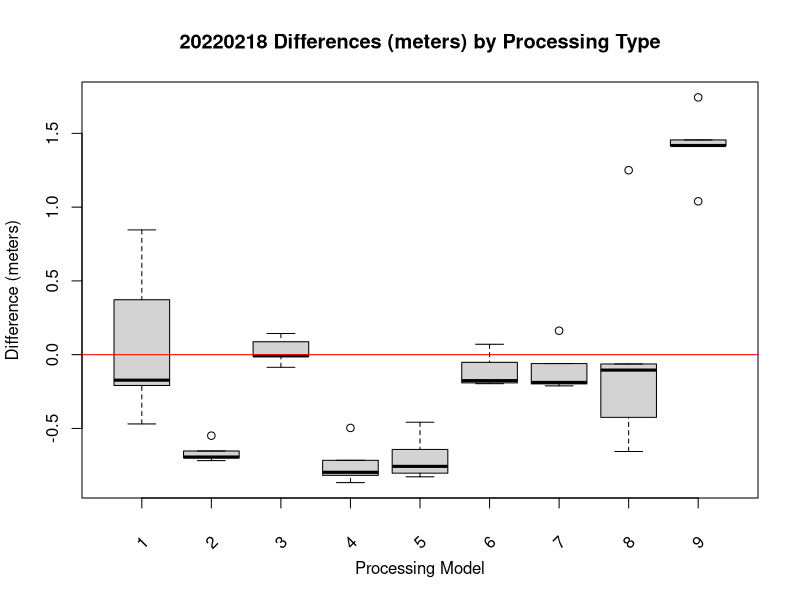
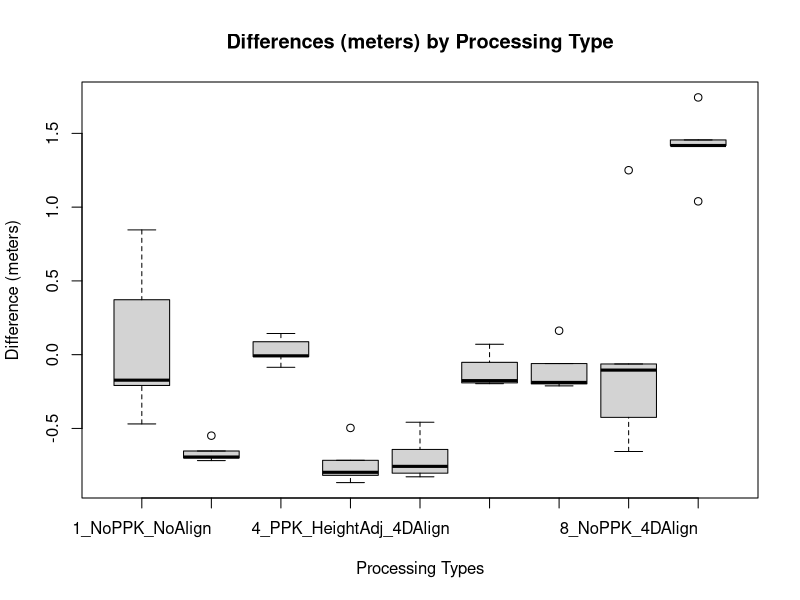
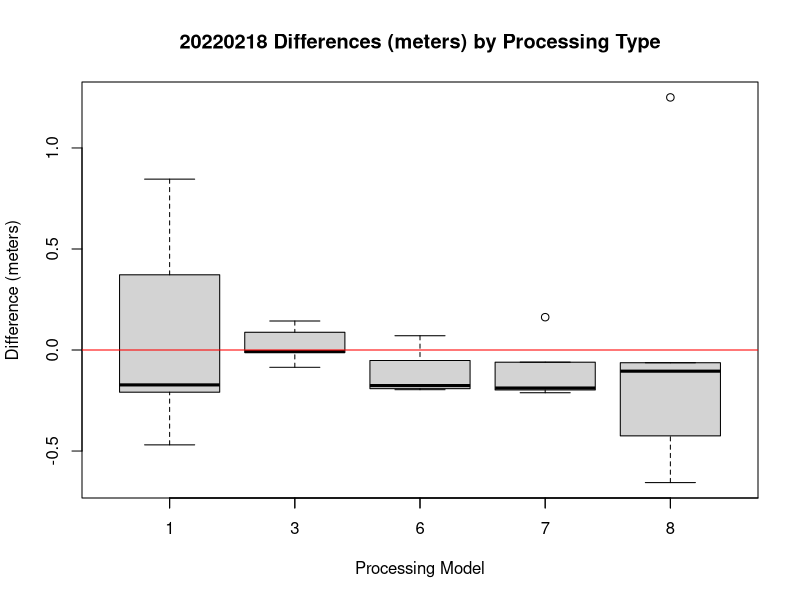

Reproduce these figures in R, in order.
# This code is the first step to analyzing how the different processing types perform for accurately
# capturing 
proc.type <- c(rep('1_NoPPK_NoAlign',5),rep('2_PPK_HeightAdj_NoAlign',5),rep('3_PPK_NoHeightAdj_NoAlign',5),
            rep('6_PPK_NoHeightAdj_4DAlign',5),rep('7_PPK_NoHeightAdj_4DAlign_Paired',5), rep('4_PPK_HeightAdj_4DAlign',5),
            rep('5_PPK_HeightAdj_4DAlign_Paired',5), rep('8_NoPPK_4DAlign',5), rep('9_NoPPK_4DAlign_Paired',5))
proc.type <- as.factor(proc.type)

diffs <- c(-0.172803,--0.372285,-0.469404,0.845654,-0.208848,
           -0.549023,-0.652803,-0.717939,-0.693652,-0.69957,
           0.087695,-0.008027,-0.085615,0.143506,-0.012559,
           0.070605,-0.051973,-0.196455,-0.176074,-0.19127,
           0.162402,-0.060273,-0.188154,-0.197803,-0.211533,
           -0.496533,-0.716035,-0.817793,-0.797168,-0.867051,
           -0.457959,-0.642305,-0.803145,-0.756885,-0.827744,
           -0.062939,-0.656221,-0.424971,1.250195,-0.1046,
           1.455615,1.039336,1.417803,1.417803,1.743789)

mnvec <- tapply(diffs,proc.type,mean)
nvec <- tapply(diffs,proc.type,length)
stdvec <- tapply(diffs,proc.type,sd)
# Bind the data to assign the batch number to each amount value
aovdata <- data.frame(cbind(diffs,proc.type))
attach(aovdata)

# Make side-by-side boxplots
bp <- boxplot(diffs ~ proc.type, data = aovdata, xaxt = "n",main="20220218 Differences (meters) by Processing Type",
              xlab = 'Processing Model',
              ylab = 'Difference (meters)')
tick <- seq_along(bp$names)
axis(1, at = tick, labels = FALSE)
text(tick, par("usr")[3] - 0.3, bp$names, srt = 45, xpd = TRUE)
abline(h = 0, col = "red")

quartz()
boxplot(diffs~proc.type,main="Differences (meters) by Processing Type",
        xlab = 'Processing Types',
        ylab = 'Difference (meters)')
abline()

# ANOVA using aov function
f1 <- aov(diffs~as.factor(proc.type)) 
summary(f1)

f2 <- lm(diffs~as.factor(proc.type)) 
summary(f2)

# Means Model ANOVA using aov and lm functions 
f3 <- aov(diffs~as.factor(proc.type))    # same ANOVA table as effects model
summary(f3)
f4 <- lm(diffs~as.factor(proc.type))   # same ANOVA table as effects model
summary(f4)            # output below   Signif. codes:

# Model 1 is the baseline
model.1 <- aovdata[aovdata$proc.type == '1',]
# the rest are the models we wish to compare
model.2 <- aovdata[aovdata$proc.type == '2',]
model.3 <- aovdata[aovdata$proc.type == '3',]
model.4 <- aovdata[aovdata$proc.type == '4',]
model.5 <- aovdata[aovdata$proc.type == '5',]
model.6 <- aovdata[aovdata$proc.type == '6',]
model.7 <- aovdata[aovdata$proc.type == '7',]
model.8 <- aovdata[aovdata$proc.type == '8',]
model.9 <- aovdata[aovdata$proc.type == '9',]

t.test(model.1$diffs,mu=0)
t.test(model.2$diffs,mu=0)
t.test(model.3$diffs,mu=0)
t.test(model.4$diffs,mu=0)
t.test(model.5$diffs,mu=0)
t.test(model.6$diffs,mu=0)
t.test(model.7$diffs,mu=0)
t.test(model.8$diffs,mu=0)
t.test(model.9$diffs,mu=0)

# Now let's see if models 3, 6, and 7 differ from each other.
t.test(model.1,model.3,var.equal=T)
t.test(model.1,model.6,var.equal=T)
t.test(model.1,model.7,var.equal=T)
t.test(model.3,model.6,var.equal=T)
t.test(model.3,model.7,var.equal=T)
t.test(model.6,model.7,var.equal=T)

mean(model.1$diffs)
mean(model.2$diffs)
mean(model.3$diffs)
mean(model.4$diffs)
mean(model.5$diffs)
mean(model.6$diffs)
mean(model.7$diffs)
mean(model.8$diffs)
mean(model.9$diffs)

sd(model.1$diffs)
sd(model.2$diffs)
sd(model.3$diffs)
sd(model.4$diffs)
sd(model.5$diffs)
sd(model.6$diffs)
sd(model.7$diffs)
sd(model.8$diffs)
sd(model.9$diffs)

df_list <- list(model.1, model.3, model.6, model.7, model.8)      

#merge all data frames together
compare <- Reduce(function(x, y) merge(x, y, all=TRUE), df_list)
boxplot(diffs ~ proc.type, data = compare,main="20220218 Differences (meters) by Processing Type",
              xlab = 'Processing Model',
              ylab = 'Difference (meters)')
tick <- seq_along(bp$names)
axis(1, at = tick, labels = FALSE)

abline(h=0, col = 'red')


